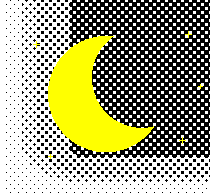
#> input picture esphome/art/hero_clear_night.png, 210 x 196 px, given in place of hero_partly.png, which was not available
$ python preview.py
#> lines starting #> are read from the running program, lines starting #| are printed output that depends on the picture
### design/panel.py
"""Drawing helpers for the panel: its four inks, hard edges, and halftone dots for extra tones."""
import math

from PIL import Image, ImageDraw

W, H, SS = 400, 300, 4  # Panel size, and the supersampling used for smooth curves.
BLACK, WHITE, RED, YELLOW = (0, 0, 0), (255, 255, 255), (255, 0, 0), (255, 255, 0)
INKS = {BLACK, WHITE, RED, YELLOW}

_COS, _SIN = math.cos(math.radians(45)), math.sin(math.radians(45))


class Canvas:
    def __init__(self, background=WHITE):
#> called with background = (255, 255, 255)
        self.image = Image.new("RGB", (W, H), background)
#> self.image: PIL image 400x300 RGB; every value is 255
        self.draw = ImageDraw.Draw(self.image)
        self.draw.fontmode = "1"  # Same as ESPHome's 1-bit fonts: no grey edge pixels.

    def shape(self, color, painter):
        """Draws a shape at 4x in panel coordinates, then thresholds it to hard edges."""
        self.image.paste(color, (0, 0), mask_of(painter))

    def rect(self, box, color):
        self.draw.rectangle(box, fill=color)

    def text(self, xy, text, font, color, anchor="ls"):
        self.draw.text(xy, text, font=font, fill=color, anchor=anchor)


# [4 lines left out: function mask_of, not called in this run]


def disc(x, y, r):
    return lambda d: d.ellipse([(x - r) * SS, (y - r) * SS, (x + r) * SS, (y + r) * SS], fill=255)


# [66 lines left out: functions halftone, tone, cloud, sun_with_glow, shaded_cloud, crescent, not called in this run]

### design/preview.py
"""Renders sample screens from the finished art, mirroring the layout in esphome/note4c.yaml.

Run: python design/preview.py  (needs Pillow and requests; run art.py first)
Writes docs/preview-day.png and docs/preview-night.png at 2x. These use sample data and approximate
the panel: the firmware draws its own text, and real inks are more muted than these colours.
"""
import re
from pathlib import Path

import requests
from PIL import Image, ImageFont

from panel import BLACK, H, INKS, RED, W, Canvas

ROOT = Path(__file__).parent.parent
ART = ROOT / "esphome" / "art"
DOCS = ROOT / "docs"
FONT_DIR = Path(__file__).parent / "fonts"  # Downloaded on first use, not kept in the repo.
MINUS = "−"

DAY = {
    "hero": "partly", "temp": f"{MINUS}1°", "lines": ("Częściowe", "zachmurzenie"), "range": f"3° / {MINUS}2°",
    "hours": [("teraz", "partly", f"{MINUS}1°"), ("10", "partly", "0°"), ("11", "sun", "1°"), ("12", "sun", "2°"),
              ("13", "partly", "3°"), ("14", "cloud", "3°"), ("15", "rain", "2°"), ("16", "rain", "1°")],
}
NIGHT = {
    "hero": "clear_night", "temp": "2°", "lines": ("Bezchmurnie", ""), "range": "6° / 1°",
    "hours": [("teraz", "moon", "2°"), ("0", "partly_moon", "2°"), ("1", "partly_moon", "2°"), ("2", "fog_moon", "3°"),
              ("3", "fog_moon", "3°"), ("4", "partly_moon", "3°"), ("5", "partly_moon", "2°"), ("6", "cloud", "2°")],
}


def outfit(weight, size):
    path = FONT_DIR / f"outfit-{weight}.ttf"
    if not path.exists():
        FONT_DIR.mkdir(exist_ok=True)
        css = requests.get("https://fonts.googleapis.com/css2", params={"family": f"Outfit:wght@{weight}"}, timeout=30).text
        url = re.search(r"url\((https://[^)]+\.ttf)\)", css).group(1)
        path.write_bytes(requests.get(url, timeout=60).content)
    return ImageFont.truetype(str(path), size)


def render(data, name):
    c = Canvas()
    c.image.paste(Image.open(ART / f"hero_{data['hero']}.png").convert("RGB"), (190, 0))
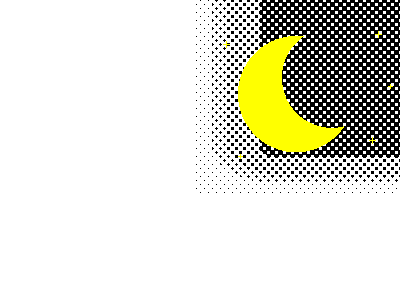
#> c.image: PIL image 400x300 RGB; mean R, G, B 222.3, 222.3, 210.2
    c.text((22, 36), "Ogródek", outfit(500, 20), BLACK)
    c.text((18, 106), data["temp"], outfit(700, 72), BLACK)
    c.text((22, 136), data["lines"][0], outfit(500, 18), BLACK)
    c.text((22, 157), data["lines"][1], outfit(500, 18), BLACK)
    c.text((22, 184), data["range"], outfit(700, 20), RED)
    columns = len(data["hours"])
    for i, (hour, icon, temp) in enumerate(data["hours"]):
        x = 400 * i // columns + 200 // columns
        c.text((x, 216), hour, outfit(700 if i == 0 else 500, 14), RED if i == 0 else BLACK, anchor="ms")
        c.image.paste(Image.open(ART / f"icon_{icon}.png").convert("RGB"), (x - 20, 218))
        c.text((x, 280), temp, outfit(700, 17), BLACK, anchor="ms")
    assert {col for _, col in c.image.getcolors(maxcolors=64)} <= INKS, name
    DOCS.mkdir(exist_ok=True)
    c.image.resize((W * 2, H * 2), Image.NEAREST).save(DOCS / f"preview-{name}.png")


if __name__ == "__main__":
#> (the run stopped early here; a loop or call above may not have finished)

$ run again, on esphome/art/hero_partly.png
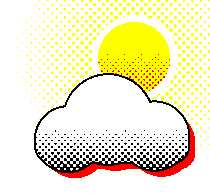
#> input picture esphome/art/hero_partly.png, 210 x 196 px
#> self.image: PIL image 400x300 RGB; every value is 255
#> in render, `c.image.paste(Image.open(ART / f"hero_{data['hero']}.png").convert("RG..`:
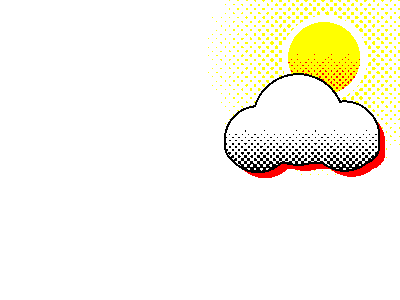
#> c.image: PIL image 400x300 RGB; mean R, G, B 250.3, 248, 235.8
